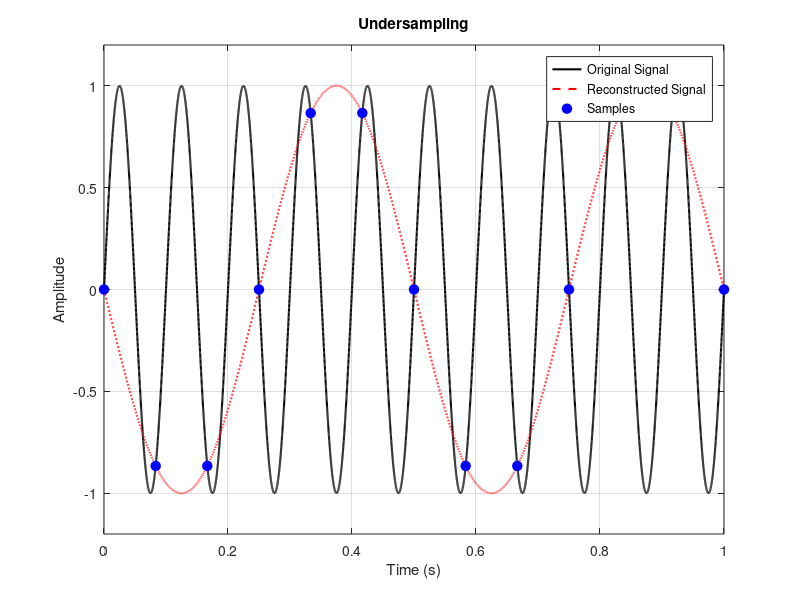

Reproduce this figure in MATLAB.
clc;
clear;
close all;

fm = 10;              % Message signal frequency (Hz)
fs = 12;              % Sampling frequency (Hz)

t = 0:0.0001:1;       % Continuous time
ts = 0:1/fs:1;        % Sampling time

% Original signal
x = sin(2*pi*fm*t);

% Sampled signal
xs = sin(2*pi*fm*ts);

% Calculate alias frequency and phase
fa = abs(fm - round(fm/fs)*fs);

% Aliased signal
xa = -sin(2*pi*fa*t);

% Plot original signal
plot(t, x, 'k-', 'LineWidth', 1.5);
hold on;

% Plot aliased signal
plot(t, xa, 'r--', 'LineWidth', 1.5);

% Plot sampling points
plot(ts, xs, 'bo', ...
    'MarkerFaceColor', 'b', ...
    'MarkerSize', 7);

% Formatting
title('Undersampling');
xlabel('Time (s)');
ylabel('Amplitude');

legend('Original Signal', ...
       'Reconstructed Signal', ...
       'Samples');

grid on;
axis tight;
ylim([-1.2 1.2]);
